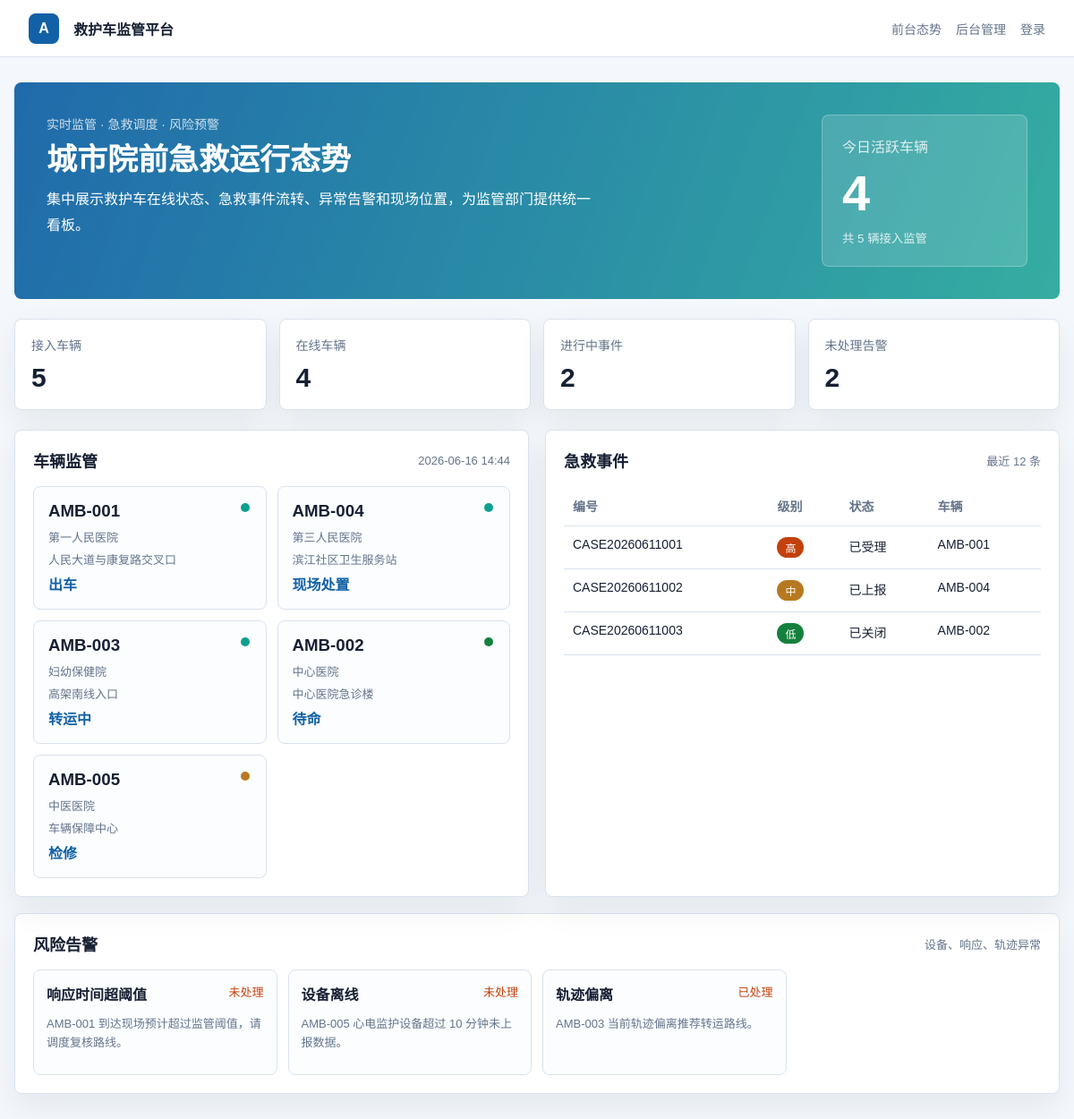
The page / on the database its author committed.
### tables this page shows
CREATE TABLE IF NOT EXISTS ambulances (
    id INT AUTO_INCREMENT PRIMARY KEY,
    code VARCHAR(30) NOT NULL UNIQUE,
    plate_no VARCHAR(30) NOT NULL,
    hospital VARCHAR(120) NOT NULL,
    driver_name VARCHAR(50) NOT NULL,
    status VARCHAR(30) NOT NULL,
    location VARCHAR(160) NOT NULL,
    updated_at TIMESTAMP DEFAULT CURRENT_TIMESTAMP ON UPDATE CURRENT_TIMESTAMP
);

CREATE TABLE IF NOT EXISTS emergency_cases (
    id INT AUTO_INCREMENT PRIMARY KEY,
    case_no VARCHAR(40) NOT NULL UNIQUE,
    patient_name VARCHAR(80) NOT NULL,
    priority VARCHAR(20) NOT NULL,
    address VARCHAR(180) NOT NULL,
    status VARCHAR(30) NOT NULL,
    assigned_ambulance VARCHAR(30) NULL,
    dispatch_vehicle_status VARCHAR(30) NULL,
    dispatched_at TIMESTAMP NULL DEFAULT NULL,
    created_at TIMESTAMP DEFAULT CURRENT_TIMESTAMP
);

CREATE TABLE IF NOT EXISTS alerts (
    id INT AUTO_INCREMENT PRIMARY KEY,
    title VARCHAR(120) NOT NULL,
    description VARCHAR(255) NOT NULL,
    status VARCHAR(20) NOT NULL DEFAULT 'open',
    created_at TIMESTAMP DEFAULT CURRENT_TIMESTAMP
);

### src/Core/View.php (called while the page is built, shortened)
<?php
final class View
{
    public static function render(string $template, array $data = []): void
    {
        extract($data, EXTR_SKIP);
        require_once __DIR__ . '/../../templates/helpers.php';
        require __DIR__ . "/../../templates/{$template}.php";
    }
}

### src/Controllers/AppController.php (called while the page is built, shortened)
<?php
final class AppController
{
    private DashboardRepository $repo;
    public function __construct()
    {
        $this->repo = new DashboardRepository();
    }
    public function home(): void
    {
        View::render('home', [
            'overview' => $this->repo->overview(),
            'ambulances' => $this->repo->ambulances(),
            'cases' => $this->repo->cases(),
            'alerts' => $this->repo->alerts(),
            'user' => Auth::user(),
        ]);
    }
}

### src/Models/DashboardRepository.php (called while the page is built, shortened)
<?php
final class DashboardRepository
{
    private PDO $db;
    public function __construct()
    {
        $this->db = Database::connection();
    }
    public function ambulances(): array
    {
        return $this->db->query('SELECT * FROM ambulances ORDER BY FIELD(status, "dispatching", "on_scene", "transporting", "standby", "maintenance"), code')->fetchAll();
    }
    public function cases(): array
    {
        return $this->db->query('SELECT * FROM emergency_cases ORDER BY created_at DESC LIMIT 12')->fetchAll();
    }
    public function alerts(): array
    {
        return $this->db->query('SELECT * FROM alerts ORDER BY created_at DESC LIMIT 8')->fetchAll();
    }
}

### templates/helpers.php (called while the page is built, shortened)
<?php
if (!function_exists('h')) {
    function h(?string $value): string
    {
        return htmlspecialchars($value ?? '', ENT_QUOTES, 'UTF-8');
    }
}
if (!function_exists('statusText')) {
    function statusText(string $status): string
    {
        return [
            'standby' => '待命',
            'dispatching' => '出车',
            'on_scene' => '现场处置',
            'transporting' => '转运中',
            'maintenance' => '检修',
            'reported' => '已上报',
            'accepted' => '已受理',
            'closed' => '已关闭',
            'open' => '未处理',
            'resolved' => '已处理',
        ][$status] ?? $status;
    }
}
if (!function_exists('priorityText')) {
    function priorityText(string $priority): string
    {
        return [
            'high' => '高',
            'medium' => '中',
            'low' => '低',
        ][$priority] ?? $priority;
    }
}

### templates/home.php (the view, shortened to what this page needs)
<section class="hero">
    <div>
        <p class="eyebrow">实时监管 · 急救调度 · 风险预警</p>
        <h1>城市院前急救运行态势</h1>
        <p class="summary">集中展示救护车在线状态、急救事件流转、异常告警和现场位置，为监管部门提供统一看板。</p>
    </div>
    <div class="hero-panel">
        <span>今日活跃车辆</span>
        <strong><?= (int) $overview['ambulances_online'] ?></strong>
        <small>共 <?= (int) $overview['ambulances_total'] ?> 辆接入监管</small>
    </div>
</section>
<section class="metrics">
    <div><span>接入车辆</span><strong><?= (int) $overview['ambulances_total'] ?></strong></div>
    <div><span>在线车辆</span><strong><?= (int) $overview['ambulances_online'] ?></strong></div>
    <div><span>进行中事件</span><strong><?= (int) $overview['active_cases'] ?></strong></div>
    <div><span>未处理告警</span><strong><?= (int) $overview['alerts'] ?></strong></div>
</section>
<section class="grid two">
    <div class="panel">
        <div class="panel-head">
            <h2>车辆监管</h2>
            <span><?= date('Y-m-d H:i') ?></span>
        </div>
        <div class="vehicle-map">
            <?php foreach ($ambulances as $index => $ambulance): ?>
                <article class="vehicle-card">
                    <span class="dot status-<?= h($ambulance['status']) ?>"></span>
                    <h3><?= h($ambulance['code']) ?></h3>
                    <p><?= h($ambulance['hospital']) ?></p>
                    <p><?= h($ambulance['location']) ?></p>
                    <b><?= statusText($ambulance['status']) ?></b>
                </article>
            <?php endforeach; ?>
        </div>
    </div>
    <div class="panel">
        <div class="panel-head">
            <h2>急救事件</h2>
            <span>最近 12 条</span>
        </div>
        <table>
            <thead>
                <tr><th>编号</th><th>级别</th><th>状态</th><th>车辆</th></tr>
            </thead>
            <tbody>
            <?php foreach ($cases as $case): ?>
                <tr>
                    <td><?= h($case['case_no']) ?></td>
                    <td><span class="badge priority-<?= h($case['priority']) ?>"><?= priorityText($case['priority']) ?></span></td>
                    <td><?= statusText($case['status']) ?></td>
                    <td><?= h($case['assigned_ambulance'] ?: '待派车') ?></td>
                </tr>
            <?php endforeach; ?>
            </tbody>
        </table>
    </div>
</section>
<section class="panel">
    <div class="panel-head">
        <h2>风险告警</h2>
        <span>设备、响应、轨迹异常</span>
    </div>
    <div class="alerts">
        <?php foreach ($alerts as $alert): ?>
            <article>
                <b><?= h($alert['title']) ?></b>
                <span><?= statusText($alert['status']) ?></span>
                <p><?= h($alert['description']) ?></p>
            </article>
        <?php endforeach; ?>
    </div>
</section>
<?php
$content = ob_get_clean();
require __DIR__ . '/layout.php';

### public/index.php (shortened to what this page needs)
<?php
require_once __DIR__ . '/../src/Core/View.php';
require_once __DIR__ . '/../templates/helpers.php';
require_once __DIR__ . '/../src/Models/DashboardRepository.php';
require_once __DIR__ . '/../src/Controllers/AppController.php';
$controller = new AppController();
$path = parse_url($_SERVER['REQUEST_URI'], PHP_URL_PATH) ?: '/';
$method = $_SERVER['REQUEST_METHOD'] ?? 'GET';
$method = $method === 'HEAD' ? 'GET' : $method;
try {
    if ($path === '/' && $method === 'GET') {
        $controller->home();
    } elseif ($path === '/login' && $method === 'GET') {
        $controller->loginForm();
    } elseif ($path === '/login' && $method === 'POST') {
        $controller->login();
    } elseif ($path === '/logout') {
        $controller->logout();
    } elseif ($path === '/admin' && $method === 'GET') {
        $controller->admin();
    } elseif ($path === '/admin/cases' && $method === 'POST') {
        $controller->createCase();
    } elseif ($path === '/admin/ambulances' && $method === 'POST') {
        $controller->updateAmbulance();
    } elseif ($path === '/api/overview' && $method === 'GET') {
        $controller->overviewApi();
    } elseif ($path === '/api/dispatch-check' && $method === 'GET') {
        $controller->dispatchCheckApi();
    } else {
        http_response_code(404);
        echo '页面不存在';
    }
} catch (Throwable $exception) {
    http_response_code(500);
    echo '系统暂时不可用：' . htmlspecialchars($exception->getMessage(), ENT_QUOTES, 'UTF-8');
}

### templates/layout.php (shortened to what this page needs)
<!doctype html>
<html lang="zh-CN">
<head>
    <link rel="stylesheet" href="/assets/style.css">
</head>
<body>
    <header class="topbar">
        <a class="brand" href="/">
            <span class="brand-mark">A</span>
            <span>救护车监管平台</span>
        </a>
        <nav class="nav">
            <a href="/">前台态势</a>
            <a href="/admin">后台管理</a>
            <?php if (!empty($user)): ?>
                <span class="user"><?= h($user['name']) ?></span>
                <a href="/logout">退出</a>
            <?php else: ?>
                <a href="/login">登录</a>
            <?php endif; ?>
        </nav>
    </header>
    <main class="page">
        <?= $content ?>
    </main>
</body>
</html>

### public/assets/style.css (style rules this page uses)
:root { color-scheme: light; --bg: #f4f7fb; --ink: #172033; --muted: #64748b; --line: #d9e2ef; --panel: #ffffff; --primary: #1261a6; --accent: #0f9f8f; --danger: #c2410c; --warn: #b7791f; --ok: #15803d; }
* { box-sizing: border-box; }
body { margin: 0; font-family: Arial, "Microsoft YaHei", sans-serif; background: var(--bg); color: var(--ink); }
a { color: inherit; text-decoration: none; }
.topbar { position: sticky; top: 0; z-index: 2; display: flex; align-items: center; justify-content: space-between; min-height: 64px; padding: 0 32px; border-bottom: 1px solid var(--line); background: rgba(255, 255, 255, 0.94); backdrop-filter: blur(10px); }
.brand, .nav { display: flex; align-items: center; gap: 16px; }
.brand { font-weight: 700; }
.brand-mark { display: grid; place-items: center; width: 34px; height: 34px; border-radius: 8px; background: var(--primary); color: #fff; }
.nav { color: var(--muted); font-size: 14px; }
.page { width: min(1220px, calc(100% - 32px)); margin: 0 auto; padding: 28px 0 44px; }
.hero, .admin-head { display: flex; justify-content: space-between; gap: 24px; align-items: stretch; margin-bottom: 22px; }
.hero { min-height: 230px; padding: 36px; border-radius: 8px; color: #fff; }
.eyebrow { margin: 0 0 10px; color: rgba(255, 255, 255, 0.78); font-size: 14px; }
h1, h2, h3, p { margin-top: 0; }
h1 { margin-bottom: 10px; font-size: 34px; line-height: 1.2; }
h2 { margin-bottom: 0; font-size: 18px; }
.summary { max-width: 620px; margin-bottom: 0; line-height: 1.8; }
.hero-panel, .operator { align-self: center; min-width: 230px; padding: 22px; border: 1px solid rgba(255, 255, 255, 0.26); border-radius: 8px; background: rgba(255, 255, 255, 0.14); }
.hero-panel span, .hero-panel small { display: block; color: rgba(255, 255, 255, 0.82); }
.hero-panel strong { display: block; margin: 8px 0; font-size: 56px; }
.metrics { display: grid; grid-template-columns: repeat(4, 1fr); gap: 14px; margin-bottom: 22px; }
.metrics div, .panel, .auth-card { border: 1px solid var(--line); border-radius: 8px; background: var(--panel); box-shadow: 0 14px 35px rgba(20, 38, 67, 0.07); }
.metrics div { padding: 18px; }
.metrics span { display: block; margin-bottom: 10px; color: var(--muted); font-size: 14px; }
.metrics strong { font-size: 30px; }
.grid { display: grid; gap: 18px; margin-bottom: 18px; }
.grid.two { grid-template-columns: minmax(0, 1fr) minmax(0, 1fr); }
.panel { padding: 20px; overflow: hidden; }
.panel-head { display: flex; justify-content: space-between; align-items: center; gap: 16px; margin-bottom: 16px; color: var(--muted); font-size: 13px; }
.panel-head h2 { color: var(--ink); }
.vehicle-map { display: grid; grid-template-columns: repeat(2, minmax(0, 1fr)); gap: 12px; }
.vehicle-card { position: relative; min-height: 138px; padding: 16px; border: 1px solid var(--line); border-radius: 8px; background: #fbfdff; }
.vehicle-card h3 { margin-bottom: 8px; }
.vehicle-card p { margin-bottom: 6px; color: var(--muted); font-size: 13px; }
.vehicle-card b { color: var(--primary); }
.dot { position: absolute; top: 18px; right: 18px; width: 10px; height: 10px; border-radius: 50%; background: var(--muted); }
.status-standby { background: var(--ok); }
.status-dispatching, .status-on_scene, .status-transporting { background: var(--accent); }
.status-maintenance { background: var(--warn); }
table { width: 100%; border-collapse: collapse; font-size: 14px; }
th, td { padding: 12px 10px; border-bottom: 1px solid var(--line); text-align: left; vertical-align: top; }
th { color: var(--muted); font-weight: 600; }
.badge { display: inline-flex; min-width: 30px; justify-content: center; padding: 3px 8px; border-radius: 999px; color: #fff; font-size: 12px; }
.priority-high { background: var(--danger); }
.priority-medium { background: var(--warn); }
.priority-low { background: var(--ok); }
.alerts { display: grid; grid-template-columns: repeat(4, minmax(0, 1fr)); gap: 12px; }
.alerts article { min-height: 118px; padding: 14px; border: 1px solid var(--line); border-radius: 8px; background: #fbfdff; }
.alerts span { float: right; color: var(--danger); font-size: 13px; }
.alerts p { clear: both; margin-top: 12px; margin-bottom: 0; color: var(--muted); font-size: 13px; line-height: 1.6; }

### rows shown on the page
ambulances: code "AMB-001", hospital "第一人民医院", location "人民大道与康复路交叉口", status "出车"
ambulances: code "AMB-004", hospital "第三人民医院", location "滨江社区卫生服务站", status "现场处置"
ambulances: code "AMB-003", hospital "妇幼保健院", location "高架南线入口", status "转运中"
ambulances: code "AMB-002", hospital "中心医院", location "中心医院急诊楼", status "待命"
ambulances: code "AMB-005", hospital "中医医院", location "车辆保障中心", status "检修"
emergency_cases: case_no "CASE20260611001", priority "高", status "已受理", assigned_ambulance "AMB-001"
emergency_cases: case_no "CASE20260611002", priority "中", status "已上报", assigned_ambulance "AMB-004"
emergency_cases: case_no "CASE20260611003", priority "低", status "已关闭", assigned_ambulance "AMB-002"
alerts: title "响应时间超阈值", status "未处理", description "AMB-001 到达现场预计超过监管阈值，请调度复核路线。"
alerts: title "设备离线", status "未处理", description "AMB-005 心电监护设备超过 10 分钟未上报数据。"
alerts: title "轨迹偏离", status "已处理", description "AMB-003 当前轨迹偏离推荐转运路线。"

### other values the page prints
$overview['ambulances_online'] "4"
$overview['ambulances_total'] "5"
$overview['active_cases'] "2"
$overview['alerts'] "2"
